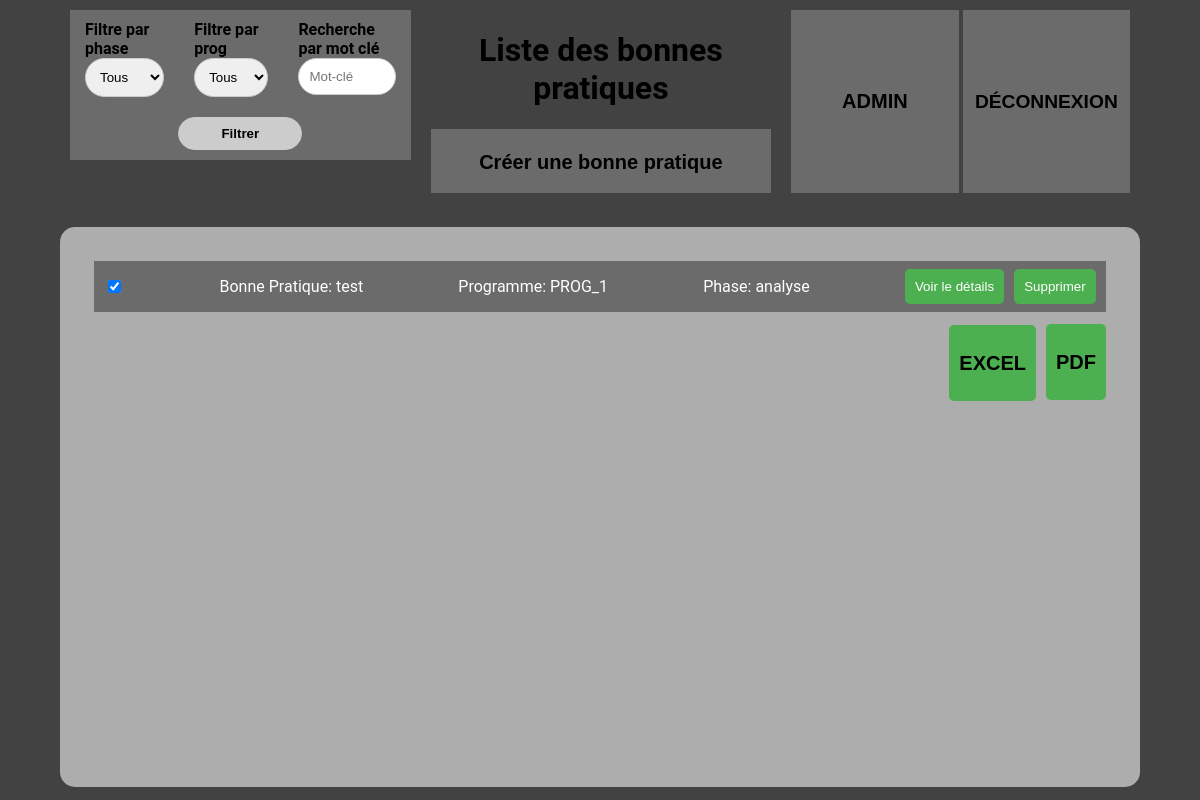
Page /utilisateur/utilisateur.php on the committed database.
### tables this page shows
CREATE TABLE IF NOT EXISTS `bonnespratique` (
  `num_bp` int(11) NOT NULL AUTO_INCREMENT,
  `test_bp` text,
  `utilisation_bp` tinyint(3) unsigned NOT NULL DEFAULT '1',
  PRIMARY KEY (`num_bp`)
);

CREATE TABLE IF NOT EXISTS `programme` (
  `num_prog` int(11) NOT NULL AUTO_INCREMENT,
  `nom_prog` text,
  PRIMARY KEY (`num_prog`)
);

CREATE TABLE IF NOT EXISTS `phase` (
  `num_phase` int(11) NOT NULL AUTO_INCREMENT,
  `nom_phase` varchar(100) DEFAULT NULL,
  PRIMARY KEY (`num_phase`)
);

### utilisateur/utilisateur.php (the view, shortened to what this page needs)
<?php
    try {
        $conn = createConnection();
        $sqlGetBP = "SELECT bonnespratique.num_bp, bonnespratique.test_bp, programme.nom_prog, phase.nom_phase
        FROM appartenance
        JOIN bonnespratique ON appartenance.num_bp = bonnespratique.num_bp
        JOIN programme ON appartenance.num_prog = programme.num_prog
        JOIN phase ON appartenance.num_phase = phase.num_phase
        WHERE bonnespratique.utilisation_bp = 1;";
        $stmt = $conn->prepare($sqlGetBP);
        $stmt->execute();
        $bps = $stmt->fetchAll();
    } catch(PDOException $e) {
        echo "Connection failed: " . $e->getMessage();
    }
?>
<!DOCTYPE html>
<html lang="fr">
<head>
    <link rel="stylesheet" href="../css/utilistateur.css">
</head>
<body>
    <div class="haut">
        <div class="childmid">
            <div class="filtre">
                <form action="" method="POST">
                    <div class="dropdowns">
                        <div class="dropdown">
                            <label>Filtre par phase</label>
                            <select class="filtre-select" name="filtrePhase">
                                <option value="*">Tous</option>
                            </select>
                        </div>
                        <div class="dropdown">
                            <label>Filtre par prog</label>
                            <select class="filtre-select" name="filtreProg">
                                <option value="*">Tous</option>
                            </select>
                        </div>
                        <div>
                            <label>Recherche par mot clé</label>
                            <input type="text" name="recherche" placeholder="Mot-clé" value="<?= isset($_POST['recherche']) ? $_POST['recherche'] : "" ?>">
                        </div>
                    </div>
                    <button>Filtrer</button>
                </form>
            </div>
        </div>
        <div class="childmid">
            <h1>Liste des bonnes pratiques</h1>
            <div class="content1">
                <form action="../bp/bp.php">
                    <button class="button-bp"><h2>Créer une bonne pratique</h2></button>
                </form>
            </div>
        </div>
        <div class="child">
            <form action="../admin/admin.php" method="post" class="admin">
                <button type="submit" name="admin" class="button-admin"><h2>ADMIN</h2></button>
            </form>
            <form action="" method="post" class="deconnexion">
                <button type="submit" name="deconnexion" class="button-deconnexion"><h2>DÉCONNEXION</h2></button>
            </form>
        </div>
    </div>
    <div class="container">
        <div class="BP">
            <?php if (count($bps) > 0) : ?>
                <?php foreach ($bps as $bp) : ?>
                    <div class='bonne-pratique'>
                        <div class='info-container'>
                            <div class="checkbox">
                                <input type="checkbox" name="select" value="<?= $bp["num_bp"] ?>" checked>
                            </div>
                            <p>Bonne Pratique: <?= $bp["test_bp"] ?></p>
                            <p>Programme: <?= $bp["nom_prog"] ?></p>
                            <p>Phase: <?= $bp["nom_phase"] ?></p>
                            <div class="action">
                                <button class='bonne-pratique-details' data-numbp="<?= $bp["num_bp"] ?>">Voir le détails</button>
                                <form action="" method="POST">
                                    <button type="submit">Supprimer</button>
                                </form>
                            </div>
                        </div>
                    </div>
                <?php endforeach; ?>
            <?php else : ?>
                <p>No results found</p>
            <?php endif ?>
        </div>
        <div class="valider">
            <form action="PDF.py" method="POST">
                <button class="button-pdf" type="submit"><h2>PDF</h2></button>
            </form>
            <form action="EXCEL.py" method="POST">
                <button class="button-excel" type="submit"><h2>EXCEL</h2></button>
            </form>
        </div>
    </div>
</body>
</html>

### css/utilistateur.css (style rules this page uses)
body { background-color: #424242; font-family: 'Roboto', sans-serif; margin: 0; padding: 0; justify-content: center; align-items: center; height: 100vh; overflow-x: hidden; max-width: 100%; }
.haut { display: flex; max-width: 90%; margin-left: auto; margin-right: auto; }
.child { display: flex; padding: 10px; }
.childmid { flex: 1; padding: 10px; }
.filtre form { display: flex; flex-direction: column; justify-content: center; align-items: center; padding-top: 1%; width: 100%; color: rgb(0, 0, 0); height: 150px; background-color: #6b6b6b; padding: 15px; box-sizing: border-box; }
.filtre form .dropdowns { display: flex; justify-content: center; margin-bottom: 10px; }
.filtre .dropdown { margin-right: 30px; }
.filtre .dropdown select { margin-right: 30px; padding: 10px; box-sizing: border-box; border: 1px solid #ccc; border-radius: 25px; }
.filtre input[type="text"] { width: 100%; padding: 10px; margin: auto; border: 1px solid #ccc; border-radius: 25px; box-sizing: border-box; }
.filtre .dropdown select { width: 100%; }
.filtre label { color: rgb(0, 0, 0); text-decoration: none; text-align: left; display: block; font-weight: bold; font-size: 16px; }
.filtre button { color: rgb(0, 0, 0); display: block; margin-top: 10px; border: 1px solid #ccc; border-radius: 25px; width: 40%; padding: 8px; box-sizing: border-box; background-color: #ccc; font-weight: bold; }
input[type="text"] { width: 50%; padding: 12px 20px; margin: auto; border: 1px solid #ccc; border-radius: 25px; }
button { cursor: pointer; margin-top: 3%; border: 0; }
h1 { text-align: center; }
.content1 { margin: auto; padding-bottom: 0.5%; padding-top: 0.5%; align-items: center; color: rgb(0, 0, 0); text-align: center; width: 100%; background-color: #6b6b6b; }
.button-bp { margin-top: 0%; background-color: #6b6b6b; color: rgb(0, 0, 0); text-align: right; text-decoration: none; padding-top: 1%; width: 100%; text-align: center; color: rgb(0, 0, 0); height: 100%; }
.admin { display: flex; justify-content: center; align-items: center; width: 180px; text-align: center; color: rgb(0, 0, 0); height: 100%; flex: 1; padding-right: 2px; }
.deconnexion { display: flex; justify-content: space-between; align-items: center; text-align: center; color: rgb(0, 0, 0); height: 100%; flex: 1; padding-left: 2px; }
.button-admin { margin-top: 0%; background-color: #6b6b6b; color: rgb(0, 0, 0); text-align: right; text-decoration: none; padding-top: 1%; text-align: center; color: rgb(0, 0, 0); width: 100%; height: 100%; }
.button-deconnexion { margin-top: 0%; background-color: #6b6b6b; color: rgb(0, 0, 0); text-align: right; text-decoration: none; padding-top: 1%; font-size: 80%; text-align: center; color: rgb(0, 0, 0); width: 100%; height: 100%; }
.container { background-color: rgb(173, 173, 173); padding: 2%; max-width: 90%; margin-left: auto; margin-right: auto; border-radius: 15px; margin-top: 2%; min-height: 70%; color: white; position: relative; box-sizing: border-box; }
.valider { display: flex; padding: 10px; flex-direction: row-reverse; }
.button-pdf, .button-excel { padding: 10px; border: none; border-radius: 5px; color: rgb(0, 0, 0); cursor: pointer; margin-left: 10px; background-color: #4CAF50; }
.bonne-pratique { display: flex; justify-content: space-between; align-items: center; color: white; background-color: #6b6b6b; margin-top: 1%; margin-left: 1%; margin-right: 1%; }
.bonne-pratique .info-container { display: flex; justify-content: space-between; width: 100%; margin-left: 1%; }
.bonne-pratique .info-container .checkbox { display: flex; align-items: center; }
.bonne-pratique .info-container .action { display: flex; align-items: center; }
.bonne-pratique .info-container button { margin-top: 0; margin-right: 10px; }
.bonne-pratique button { padding: 10px; margin-top: 10px; border: none; border-radius: 5px; background-color: #4CAF50; color: white; cursor: pointer; }

### rows in the picture
bonnespratique: test_bp "test", programme.nom_prog "PROG_1", phase.nom_phase "analyse"
